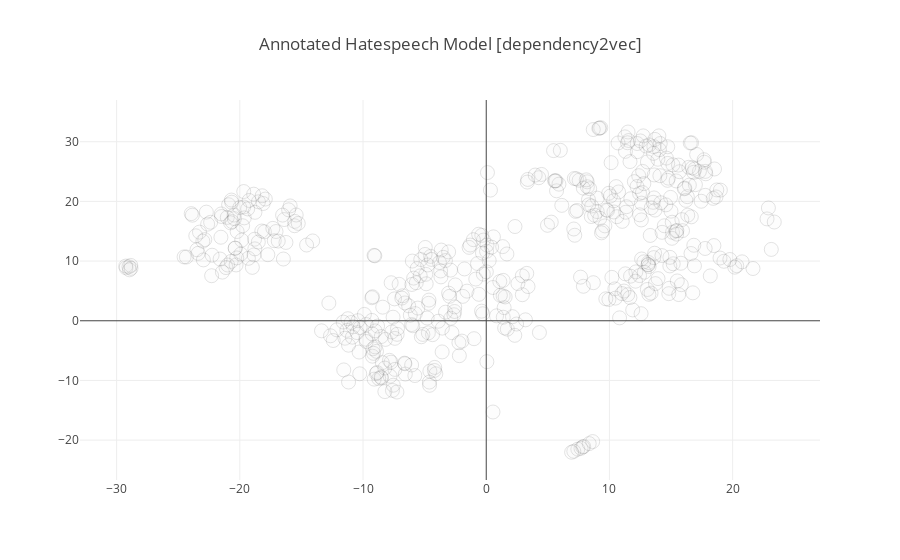

The cell this chart's notebook holds for it:
### Markdown cell above
#### 2.4 Visualize model in 2D space

### Code cell
plot_word_embedding(hatespeech_model_X_tsne, hatespeech_model_vocab, "Annotated Hatespeech Model [dependency2vec]", False)

### Figure 1 — Plotly figure (JSON) as saved in the notebook; plotly's stock layout.template omitted (floating-point values rounded to 4 significant figures; data arrays with more than 128 entries replaced by an {"elided": "..."} marker saying what was removed)
{"data": [{"marker": {"color": "rgba(217, 217, 217, 0.14)", "line": {"width": 0.5}, "opacity": 0.3, "size": 14}, "mode": "markers", "text": null, "type": "scatter", "x": {"elided": "476 float values"}, "y": {"elided": "476 float values"}}], "layout": {"title": "Annotated Hatespeech Model [dependency2vec]"}}
